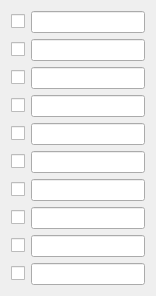
    <widget class="QWidget" name="layoutWidget">
     <property name="geometry">
      <rect>
       <x>10</x>
       <y>10</y>
       <width>156</width>
       <height>276</height>
      </rect>
     </property>
     <layout class="QVBoxLayout" name="verticalLayout_2">
      <item>
       <layout class="QHBoxLayout" name="horizontalLayout">
        <item>
         <widget class="QCheckBox" name="checkBox">
          <property name="text">
           <string/>
          </property>
         </widget>
        </item>
        <item>
         <widget class="QLineEdit" name="query_lineEdit"/>
        </item>
       </layout>
      </item>
      <item>
       <layout class="QHBoxLayout" name="horizontalLayout_2">
        <item>
         <widget class="QCheckBox" name="checkBox_2">
          <property name="text">
           <string/>
          </property>
         </widget>
        </item>
        <item>
         <widget class="QLineEdit" name="query_lineEdit_2"/>
        </item>
       </layout>
      </item>
      <item>
       <layout class="QHBoxLayout" name="horizontalLayout_3">
        <item>
         <widget class="QCheckBox" name="checkBox_3">
          <property name="text">
           <string/>
          </property>
         </widget>
        </item>
        <item>
         <widget class="QLineEdit" name="query_lineEdit_3"/>
        </item>
       </layout>
      </item>
      <item>
       <layout class="QHBoxLayout" name="horizontalLayout_4">
        <item>
         <widget class="QCheckBox" name="checkBox_4">
          <property name="text">
           <string/>
          </property>
         </widget>
        </item>
        <item>
         <widget class="QLineEdit" name="query_lineEdit_4"/>
        </item>
       </layout>
      </item>
      <item>
       <layout class="QHBoxLayout" name="horizontalLayout_5">
        <item>
         <widget class="QCheckBox" name="checkBox_5">
          <property name="text">
           <string/>
          </property>
         </widget>
        </item>
        <item>
         <widget class="QLineEdit" name="query_lineEdit_5"/>
        </item>
       </layout>
      </item>
      <item>
       <layout class="QHBoxLayout" name="horizontalLayout_12">
        <item>
         <widget class="QCheckBox" name="checkBox11">
          <property name="text">
           <string/>
          </property>
         </widget>
        </item>
        <item>
         <widget class="QLineEdit" name="query_lineEdit11"/>
        </item>
       </layout>
      </item>
      <item>
       <layout class="QHBoxLayout" name="horizontalLayout_13">
        <item>
         <widget class="QCheckBox" name="checkBox12">
          <property name="text">
           <string/>
          </property>
         </widget>
        </item>
        <item>
         <widget class="QLineEdit" name="query_lineEdit12"/>
        </item>
       </layout>
      </item>
      <item>
       <layout class="QHBoxLayout" name="horizontalLayout_20">
        <item>
         <widget class="QCheckBox" name="checkBox13">
          <property name="text">
           <string/>
          </property>
         </widget>
        </item>
        <item>
         <widget class="QLineEdit" name="query_lineEdit13"/>
        </item>
       </layout>
      </item>
      <item>
       <layout class="QHBoxLayout" name="horizontalLayout_15">
        <item>
         <widget class="QCheckBox" name="checkBox14">
          <property name="text">
           <string/>
          </property>
         </widget>
        </item>
        <item>
         <widget class="QLineEdit" name="query_lineEdit14"/>
        </item>
       </layout>
      </item>
      <item>
       <layout class="QHBoxLayout" name="horizontalLayout_18">
        <item>
         <widget class="QCheckBox" name="checkBox15">
          <property name="text">
           <string/>
          </property>
         </widget>
        </item>
        <item>
         <widget class="QLineEdit" name="query_lineEdit15"/>
        </item>
       </layout>
      </item>
     </layout>
    </widget>
